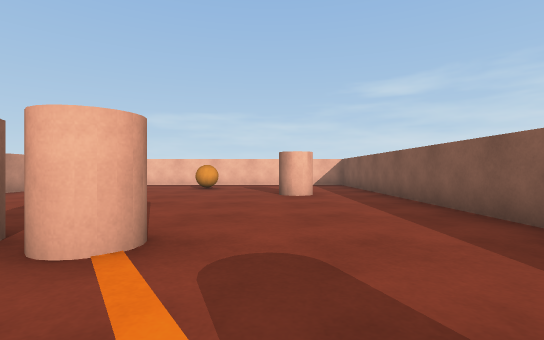
[1] (above)

14 first-person views from a walk through a scene from a Unity 3-D project. The camera is 0.58 m above the floor, looks level and sees 85° across. The floor is counted in squares, 1 m on a side. Each view is taken from the middle of a square. On the plan, view 1 faces up. The plan holds only what a view shows up to about 9 squares ahead; the rest is blank.

[2]
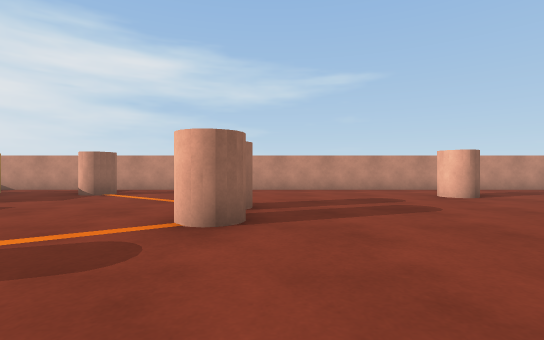

[3]
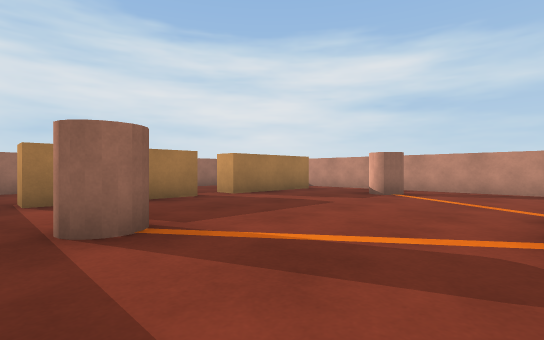

[4]
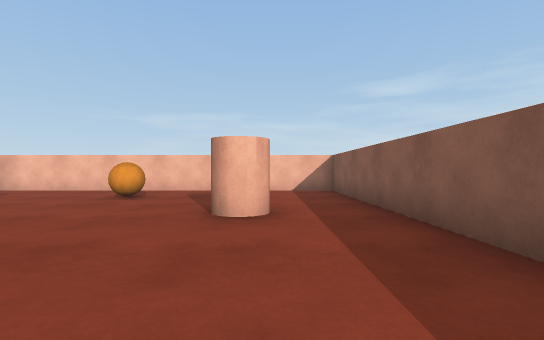

[5]
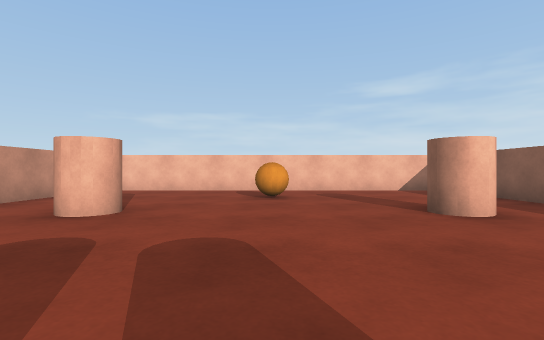

[6]
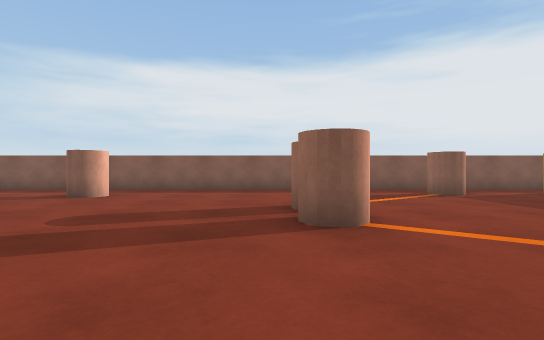

[7]
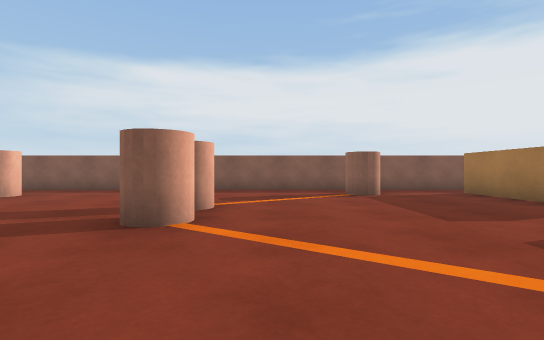

[8]
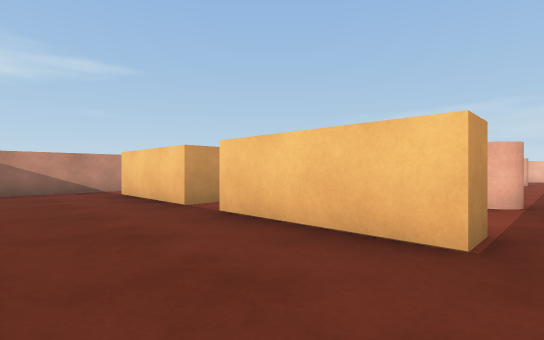

[9]
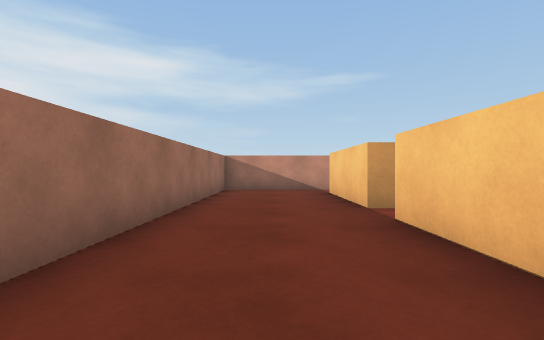

[10]
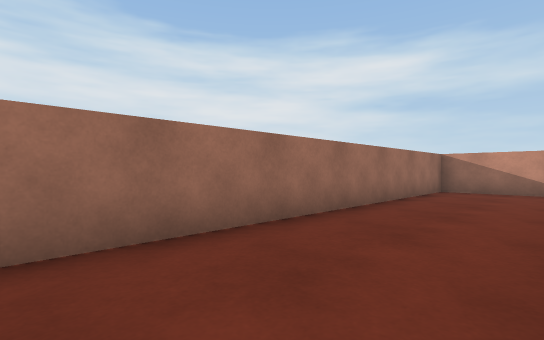

[11]
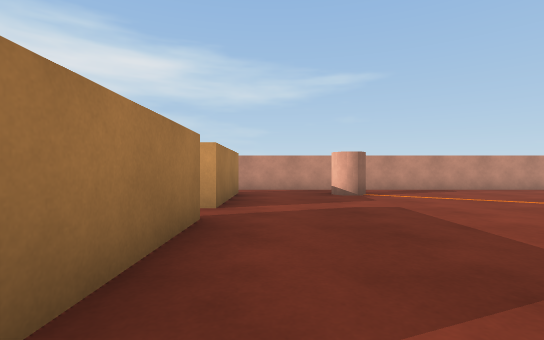

[12]
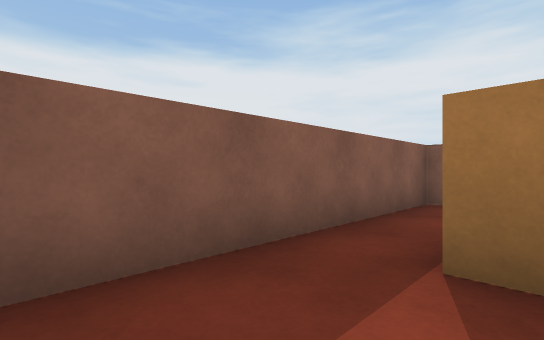

[13]
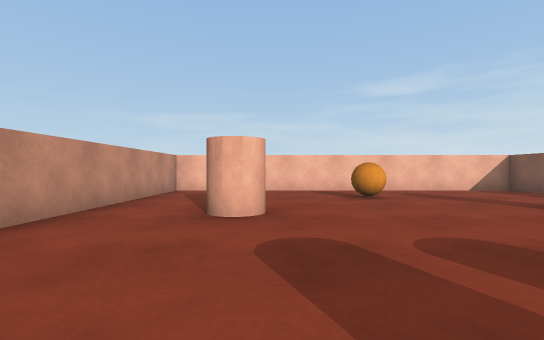

[14]
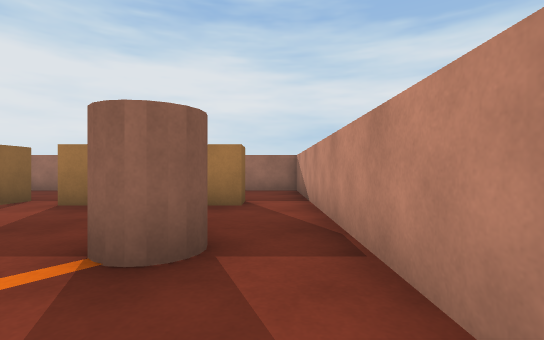

### Floor plan
Points are (right, up) in squares from view 1. A wall is a line through its corners. A room is listed if a view was taken in it or the views show most of it. See-through windows are left out.
Room 1 (views 1, 2, 3, 4, 5, 6, 7, 11, 12, 13, 14)
walls: (-1.5, -4.5) (-1.5, -3.8) (1.5, -3.8) (1.5, -4.5); (-5.5, -4.5) (-5.5, -3.8) (-2.5, -3.8) (-2.5, -4.5); (2.7, -4.4) (2.7, 11.4) (-6.7, 11.4) (-6.7, -4.4)
ways out: opening at (-6, -4) to room 2; opening at (-2, -4) to room 2; opening at (2, -4) to room 2
objects: cylinder (-5, -1); cylinder (-5, 7) to (-4, 7); cylinder (-3, 2); cylinder (-2, 2) to (-1, 2); orange ball (-2, 9); cylinder (0, 7) to (1, 7); cylinder (1, -1)
Room 2 (views 8, 9, 10)
walls: (-2.5, -4.5) (-5.5, -4.5); (1.5, -4.5) (-1.5, -4.5); (-6.7, -4.4) (-6.7, -7.4) (2.7, -7.4) (2.7, -4.4)
ways out: opening at (-6, -4) to room 1; opening at (-2, -4) to room 1; opening at (2, -4) to room 1

Positions as (right, up) in squares from view 1, and headings:
1: (0, 0), facing up
2: (2, 3), facing left
3: (2, 2), facing down-left
4: (1, 3), facing up
5: (-2, 3), facing up
6: (-6, 3), facing right
7: (-6, 1), facing right
8: (2, -7), facing up-left
9: (2, -6), facing left
10: (2, -5), facing down-left
11: (2, -3), facing left
12: (1, -2), facing down-right
13: (-4, 3), facing up
14: (-6, 1), facing down
